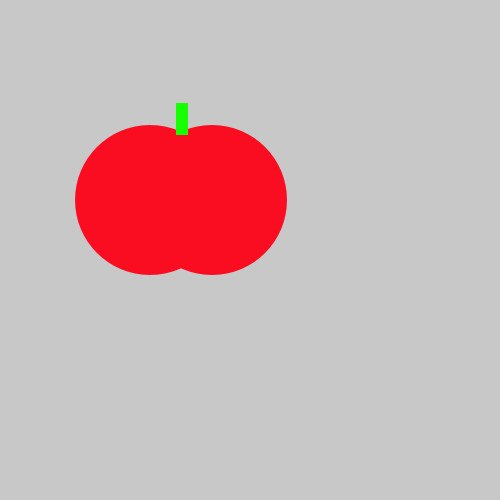
Frame 1 (no input)
Frame 60 (the mouse pressed at the canvas centre just before this capture): identical to frame 1, image omitted
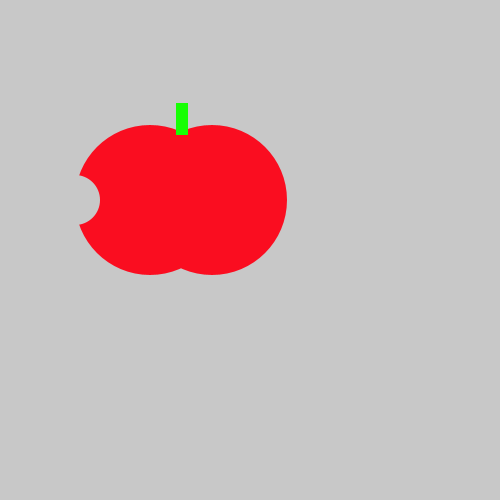
Frame 120 (the mouse held since frame 60 and released just before this capture)

The Processing sketch that drew these frames (run headless with seeded random() and noise(); from frame 60 on, the mouse is pressed at the canvas centre):

// Processing sketch: tasty_tomato
// ── tasty_tomato.pde
boolean bitten = false;
void setup() {
    size(500, 500);
}
void draw() {
    background(200, 200, 200);
    noStroke();
    fill(#FA0D20);
    ellipse(150, 200, 150, 150);
    ellipse(212, 200, 150, 150);
    fill(#16FF03);
    rect(176, 103, 12, 32);
    if(bitten){
      fill(200,200,200);
      ellipse(75,200,50,50);
    }
    if(mousePressed){
      bitten = true;
      
    }
}
